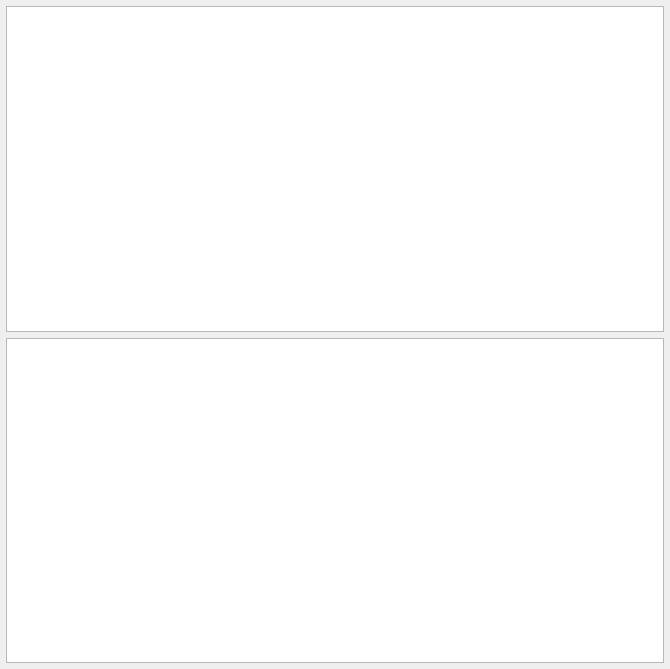
<?xml version="1.0" encoding="UTF-8"?>
<ui version="4.0">
 <class>Form</class>
 <widget class="QWidget" name="Form">
  <property name="geometry">
   <rect>
    <x>0</x>
    <y>0</y>
    <width>670</width>
    <height>669</height>
   </rect>
  </property>
  <property name="windowTitle">
   <string>Phase/Amplitude Waveform - ${DEV}</string>
  </property>
  <layout class="QVBoxLayout" name="verticalLayout" stretch="0">
   <property name="spacing">
    <number>6</number>
   </property>
   <property name="leftMargin">
    <number>6</number>
   </property>
   <property name="topMargin">
    <number>6</number>
   </property>
   <property name="rightMargin">
    <number>6</number>
   </property>
   <property name="bottomMargin">
    <number>6</number>
   </property>
   <item>
    <layout class="QVBoxLayout" name="verticalLayout_2">
     <property name="leftMargin">
      <number>0</number>
     </property>
     <property name="topMargin">
      <number>0</number>
     </property>
     <property name="rightMargin">
      <number>0</number>
     </property>
     <property name="bottomMargin">
      <number>0</number>
     </property>
     <item>
      <widget class="PyDMWaveformPlot" name="PyDMWaveformPlot">
       <property name="toolTip">
        <string/>
       </property>
       <property name="showXGrid">
        <bool>true</bool>
       </property>
       <property name="showYGrid">
        <bool>true</bool>
       </property>
       <property name="axisColor">
        <color>
         <red>222</red>
         <green>222</green>
         <blue>222</blue>
        </color>
       </property>
       <property name="yAxes">
        <stringlist>
         <string>{&quot;name&quot;: &quot;Axis 1&quot;, &quot;orientation&quot;: &quot;left&quot;, &quot;label&quot;: null, &quot;minRange&quot;: -1.0, &quot;maxRange&quot;: 1.0, &quot;autoRange&quot;: true, &quot;logMode&quot;: false}</string>
        </stringlist>
       </property>
       <property name="title" stdset="0">
        <string>Amplitude Waveform - CH ${N}</string>
       </property>
       <property name="xLabels">
        <stringlist>
         <string>Time (us)</string>
        </stringlist>
       </property>
       <property name="showLegend">
        <bool>false</bool>
       </property>
       <property name="curves">
        <stringlist>
         <string>{&quot;y_channel&quot;: &quot;ca://${DEV}:AWF${N}&quot;, &quot;x_channel&quot;: &quot;ca://${DEV}:XWF&quot;, &quot;plot_style&quot;: null, &quot;name&quot;: &quot;Amplitude&quot;, &quot;color&quot;: &quot;white&quot;, &quot;lineStyle&quot;: 1, &quot;lineWidth&quot;: 1, &quot;symbol&quot;: null, &quot;symbolSize&quot;: 10, &quot;yAxisName&quot;: &quot;Axis 1&quot;, &quot;barWidth&quot;: null, &quot;upperThreshold&quot;: null, &quot;lowerThreshold&quot;: null, &quot;thresholdColor&quot;: &quot;white&quot;, &quot;redraw_mode&quot;: 2}</string>
        </stringlist>
       </property>
       <property name="yLabels" stdset="0">
        <stringlist>
         <string>Amplitude (norm)</string>
        </stringlist>
       </property>
      </widget>
     </item>
     <item>
      <widget class="PyDMWaveformPlot" name="PyDMWaveformPlot_2">
       <property name="toolTip">
        <string/>
       </property>
       <property name="showXGrid">
        <bool>true</bool>
       </property>
       <property name="showYGrid">
        <bool>true</bool>
       </property>
       <property name="axisColor">
        <color>
         <red>222</red>
         <green>222</green>
         <blue>222</blue>
        </color>
       </property>
       <property name="yAxes">
        <stringlist>
         <string>{&quot;name&quot;: &quot;Axis 1&quot;, &quot;orientation&quot;: &quot;left&quot;, &quot;label&quot;: null, &quot;minRange&quot;: -1.0, &quot;maxRange&quot;: 1.0, &quot;autoRange&quot;: true, &quot;logMode&quot;: false}</string>
        </stringlist>
       </property>
       <property name="title" stdset="0">
        <string>Phase Waveform - CH ${N}</string>
       </property>
       <property name="xLabels">
        <stringlist>
         <string>Time (us)</string>
        </stringlist>
       </property>
       <property name="showLegend">
        <bool>false</bool>
       </property>
       <property name="curves">
        <stringlist>
         <string>{&quot;y_channel&quot;: &quot;ca://${DEV}:PWF${N}&quot;, &quot;x_channel&quot;: &quot;ca://${DEV}:XWF&quot;, &quot;plot_style&quot;: null, &quot;name&quot;: &quot;Phase&quot;, &quot;color&quot;: &quot;cyan&quot;, &quot;lineStyle&quot;: 1, &quot;lineWidth&quot;: 1, &quot;symbol&quot;: null, &quot;symbolSize&quot;: 10, &quot;yAxisName&quot;: &quot;Axis 1&quot;, &quot;barWidth&quot;: null, &quot;upperThreshold&quot;: null, &quot;lowerThreshold&quot;: null, &quot;thresholdColor&quot;: &quot;white&quot;, &quot;redraw_mode&quot;: 2}</string>
        </stringlist>
       </property>
       <property name="yLabels" stdset="0">
        <stringlist>
         <string>Phase (deg)</string>
        </stringlist>
       </property>
      </widget>
     </item>
    </layout>
   </item>
  </layout>
 </widget>
 <customwidgets>
  <customwidget>
   <class>PyDMWaveformPlot</class>
   <extends>QGraphicsView</extends>
   <header>pydm.widgets.waveformplot</header>
  </customwidget>
 </customwidgets>
 <resources/>
 <connections/>
</ui>
